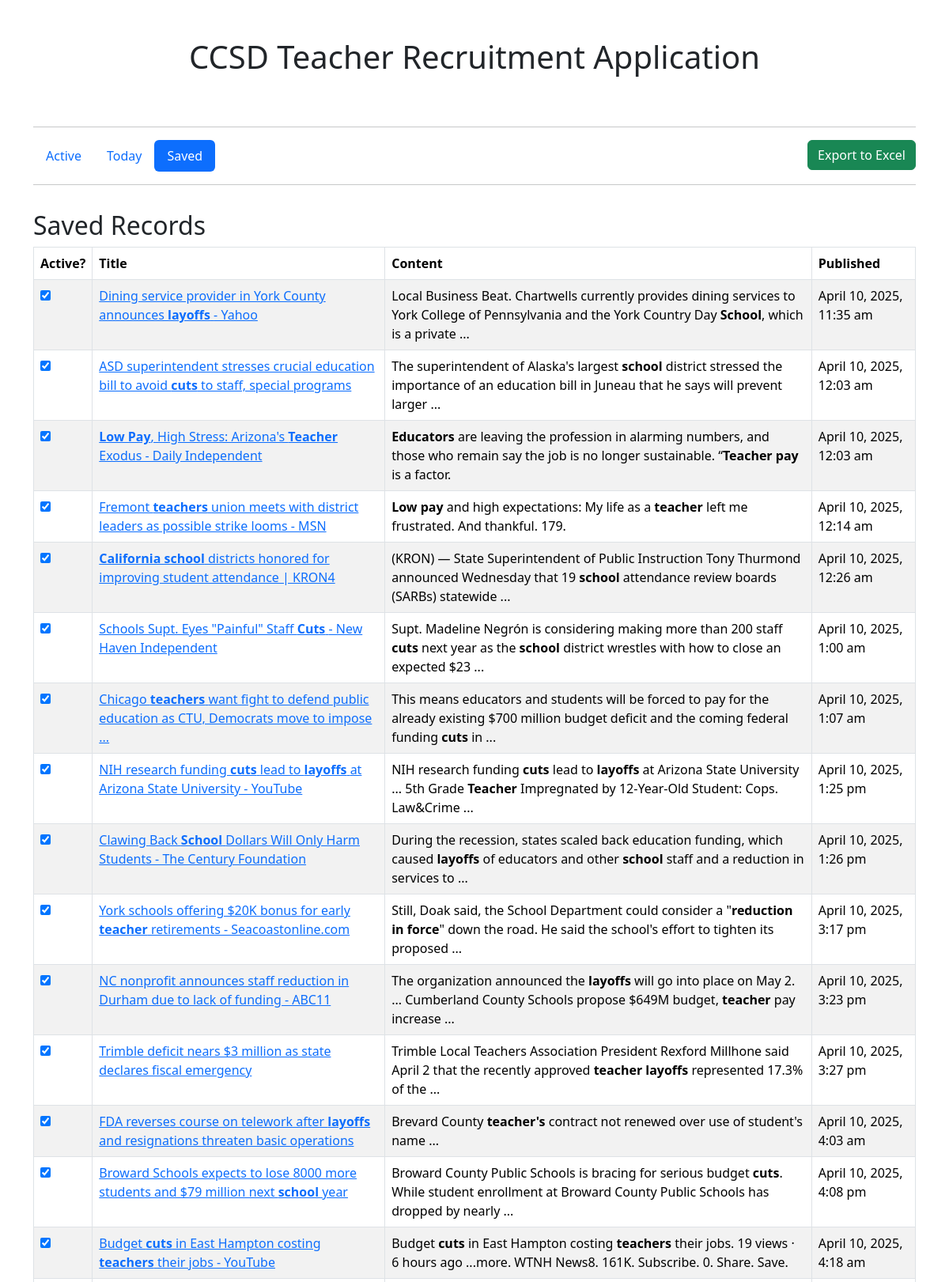
Page /saved.php (upper part) on the committed database.
### tables this page shows
CREATE TABLE teacherRecruitment (
    id INTEGER PRIMARY KEY,
    title TEXT,
    content TEXT,
    published TEXT,
    link TEXT,
    active BOOLEAN DEFAULT 1,
    saved BOOLEAN DEFAULT 0,
    UNIQUE(title, content, link)
);

### saved.php (the view, shortened to what this page needs)
<?php
include('includes/head.php');
include('includes/header.php');
$db = new SQLite3('teacherRecruitment.db');
?>
    <div class="container">
        <div class="row">
            <div class="col">
                <h2>Saved Records</h2>
                <table id="savedTable" class="table table-striped table-bordered">
                    <thead>
                    <tr>
                        <th>Active?</th>
                        <th>Title</th>
                        <th>Content</th>
                        <th>Published</th>
                    </tr>
                    </thead>
                    <tbody>
                    <?php
                    $results = $db->query("SELECT * FROM teacherRecruitment WHERE active = 1 ORDER BY published ASC");
                    while ($row = $results->fetchArray(SQLITE3_ASSOC)) {
                        $publishedDate = date("F j, Y, g:i a", strtotime($row['published']));
                        ?>
                        <tr>
                            <td><input id="active" type='checkbox' name='active' data-id='<?php echo $row['id']; ?>' checked/></td>
                            <td><a href='<?php echo $row['link']; ?>'><?php echo $row['title']; ?></a></td>
                            <td><?php echo $row['content']; ?></td>
                            <td><?php echo $publishedDate ?></td>
                        </tr>
                    <?php
                    }
                    ?>
                    </tbody>
                </table>
            </div>
        </div>
    </div>
<?php include('includes/footer.php'); ?>

### includes/head.php (shortened to what this page needs)
<!doctype html>
<html lang="en">
<head>
    <link rel="stylesheet" href="https://cdn.jsdelivr.net/npm/bootstrap@5.3.3/dist/css/bootstrap.min.css"
>
    <link rel="stylesheet" href="https://cdn.datatables.net/2.2.2/css/dataTables.dataTables.css"/>
</head>
<body>

### includes/header.php (shortened to what this page needs)
<div class="container pt-5 pb-3">
    <div class="row">
        <div class="col">
            <h1 class="text-center pb-5">CCSD Teacher Recruitment Application</h1>
            <hr/>
            <?php
            $currentUri = $_SERVER['REQUEST_URI'];
            if ($currentUri == '/teacher-recruitment/saved.php') {
                ?><ul class="nav nav-pills">
                    <li class="nav-item">
                        <a class="nav-link" aria-current="page" href="/teacher-recruitment/">Active</a>
                    </li>
                    <li class="nav-item">
                        <a class="nav-link" href="/teacher-recruitment/today.php">Today</a>
                    </li>
                    <li class="nav-item">
                        <a class="nav-link active" href="/teacher-recruitment/saved.php">Saved</a>
                    </li>
                </ul>
                <a href="exportToExcel.php" class="btn btn-success float-end" style="margin-top: -40px">Export to Excel</a>
            <?php } ?>
            <hr/>
        </div>
    </div>
</div>

### includes/footer.php (shortened to what this page needs)
</body>
</html>

### rows in the picture
teacherrecruitment: title "Dining service provider in York County announces layoffs - Yahoo", content "Local Business Beat. Chartwells currently provides dining services to York College of Pennsylvania and the York Country Day School , which is a private ...", published "April 10, 2025, 11:35 am"
teacherrecruitment: title "ASD superintendent stresses crucial education bill to avoid cuts to staff, special programs", content "The superintendent of Alaska's largest school district stressed the importance of an education bill in Juneau that he says will prevent larger ...", published "April 10, 2025, 12:03 am"
teacherrecruitment: title "Low Pay , High Stress: Arizona's Teacher Exodus - Daily Independent", content "Educators are leaving the profession in alarming numbers, and those who remain say the job is no longer sustainable. “ Teacher pay is a factor.", published "April 10, 2025, 12:03 am"
teacherrecruitment: title "Fremont teachers union meets with district leaders as possible strike looms - MSN", content "Low pay and high expectations: My life as a teacher left me frustrated. And thankful. 179.", published "April 10, 2025, 12:14 am"
teacherrecruitment: title "California school districts honored for improving student attendance | KRON4", content "(KRON) — State Superintendent of Public Instruction Tony Thurmond announced Wednesday that 19 school attendance review boards (SARBs) statewide ...", published "April 10, 2025, 12:26 am"
teacherrecruitment: title "Schools Supt. Eyes \"Painful\" Staff Cuts - New Haven Independent", content "Supt. Madeline Negrón is considering making more than 200 staff cuts next year as the school district wrestles with how to close an expected $23 ...", published "April 10, 2025, 1:00 am"
teacherrecruitment: title "Chicago teachers want fight to defend public education as CTU, Democrats move to impose ...", content "This means educators and students will be forced to pay for the already existing $700 million budget deficit and the coming federal funding cuts in ...", published "April 10, 2025, 1:07 am"
teacherrecruitment: title "NIH research funding cuts lead to layoffs at Arizona State University - YouTube", content "NIH research funding cuts lead to layoffs at Arizona State University ... 5th Grade Teacher Impregnated by 12-Year-Old Student: Cops. Law&Crime ...", published "April 10, 2025, 1:25 pm"
teacherrecruitment: title "Clawing Back School Dollars Will Only Harm Students - The Century Foundation", content "During the recession, states scaled back education funding, which caused layoffs of educators and other school staff and a reduction in services to ...", published "April 10, 2025, 1:26 pm"
teacherrecruitment: title "York schools offering $20K bonus for early teacher retirements - Seacoastonline.com", content "Still, Doak said, the School Department could consider a \" reduction in force \" down the road. He said the school's effort to tighten its proposed ...", published "April 10, 2025, 3:17 pm"
teacherrecruitment: title "NC nonprofit announces staff reduction in Durham due to lack of funding - ABC11", content "The organization announced the layoffs will go into place on May 2. ... Cumberland County Schools propose $649M budget, teacher pay increase ...", published "April 10, 2025, 3:23 pm"
teacherrecruitment: title "Trimble deficit nears $3 million as state declares fiscal emergency", content "Trimble Local Teachers Association President Rexford Millhone said April 2 that the recently approved teacher layoffs represented 17.3% of the ...", published "April 10, 2025, 3:27 pm"
teacherrecruitment: title "FDA reverses course on telework after layoffs and resignations threaten basic operations", content "Brevard County teacher's contract not renewed over use of student's name ...", published "April 10, 2025, 4:03 am"
teacherrecruitment: title "Broward Schools expects to lose 8000 more students and $79 million next school year", content "Broward County Public Schools is bracing for serious budget cuts . While student enrollment at Broward County Public Schools has dropped by nearly ...", published "April 10, 2025, 4:08 pm"
teacherrecruitment: title "Budget cuts in East Hampton costing teachers their jobs - YouTube", content "Budget cuts in East Hampton costing teachers their jobs. 19 views · 6 hours ago ...more. WTNH News8. 161K. Subscribe. 0. Share. Save.", published "April 10, 2025, 4:18 am"
